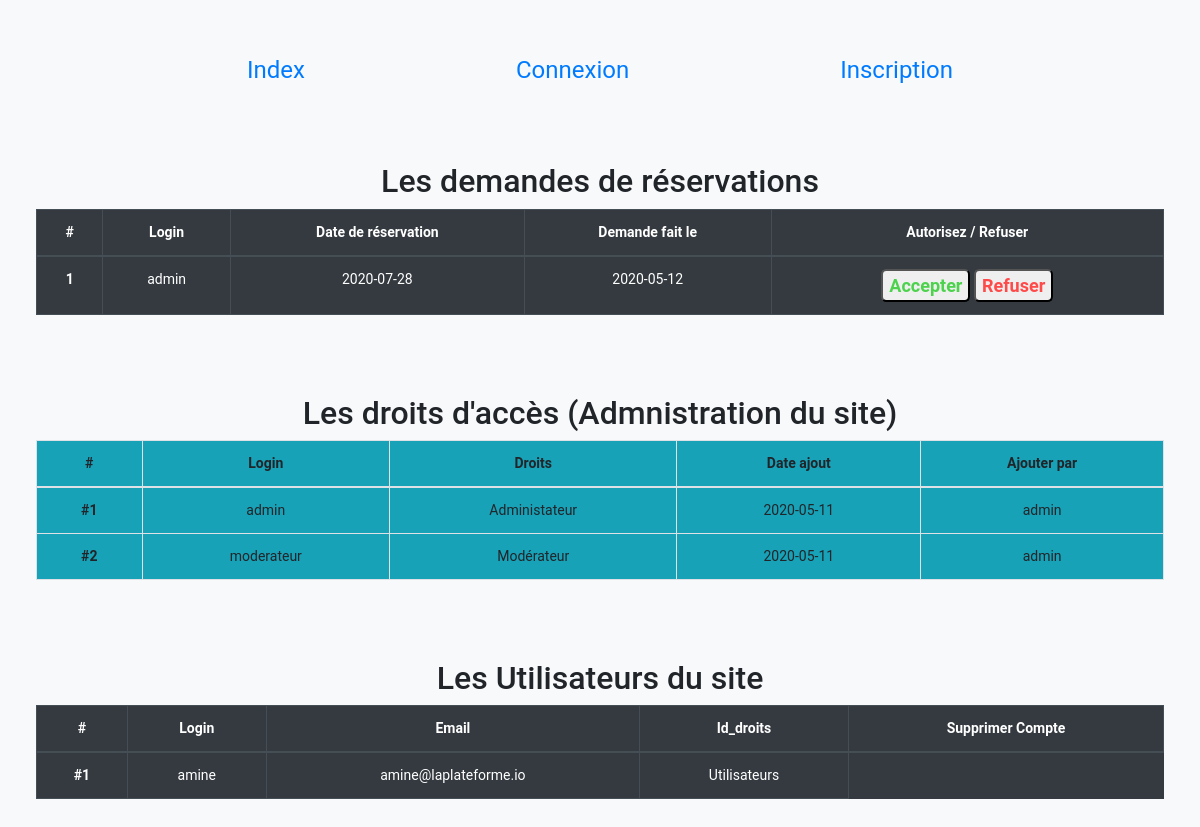
The app's page /admin.php with its own data.
### tables this page shows
CREATE TABLE `demande_autorisation` (
  `id` int(11) NOT NULL,
  `login` varchar(255) NOT NULL,
  `date_reservation` date NOT NULL,
  `date_demande` date NOT NULL
);

CREATE TABLE `users` (
  `id` int(11) NOT NULL,
  `login` varchar(255) NOT NULL,
  `password` varchar(255) NOT NULL,
  `email` varchar(255) NOT NULL,
  `id_droits` int(25) NOT NULL
);

### admin.php (the view, shortened to what this page needs)
<!DOCTYPE html>
<html lang="fr">
<head>
    <link rel="stylesheet" href="https://stackpath.bootstrapcdn.com/bootstrap/4.4.1/css/bootstrap.min.css"
>
    <link rel="stylesheet" href="styles/admin.css">
</head>
<body class="Info link bg-light">
<?php
include("header.php");
include("functions.php");
?>
<br><br><br>
<h2>Les demandes de réservations</h2>
<table class="table table-hover table-bordered table-dark">
<thead>
<tr>
  <th scope="col">#</th>
  <th scope="col">Login</th>
  <th scope="col">Date de réservation</th>
  <th scope="col">Demande fait le</th>
  <th scope="col">Autorisez / Refuser</th>
</tr>
</thead>
<tbody>
<?php
$sql = ('SELECT login,date_reservation,date_demande FROM `demande_autorisation` ORDER BY date_reservation');
$req = $DB -> query($sql);
$i=1;
while($res = $req -> fetch(PDO::FETCH_OBJ)){
    ?>
        <tr><th scope="row"><?php echo $i++ ?></th>
    <?php
    foreach($res as $info){
        ?><td> <?php
        echo $info;
        ?> </td>
        <?php
    }
    ?>
    <td>
        <form method="POST">
            <input type="submit" name="accepter" id="reponseYes" value="Accepter">
            <input type="submit" name="refuser" id="reponseNo" value="Refuser">
        </form>
    </td>
        </tr>
    <?php
}
?>
<table class="table table-hover table-bordered bg-info">
    <br><br><br>
    <h2>Les droits d'accès (Admnistration du site)</h2>
<thead>
<tr>
  <th scope="col">#</th>
  <th scope="col">Login</th>
  <th scope="col">Droits</th>
  <th scope="col">Date ajout</th>
  <th scope="col">Ajouter par</th>
</tr>
</thead>
<tbody>
<?php
$sql = ('SELECT login,droits,date_ajout,ajouter_par FROM `admin`');
$req = $DB -> query($sql);
$i=1;
while($res = $req -> fetch(PDO::FETCH_OBJ)){
    ?>
        <tr><th scope="row">#<?php echo $i++; ?></th>
    <?php
    foreach($res as $info){
        ?><td> <?php
        echo $info;
        ?> </td> <?php
    }
    ?>
        </tr>
    <?php
}
?>
  </tbody>
</table>
<br><br><br>
<h2>Les Utilisateurs du site</h2>
<table class="table table-hover table-bordered table-dark">
<thead>
<tr>
  <th scope="col">#</th>
  <th scope="col">Login</th>
  <th scope="col">Email</th>
  <th scope="col">Id_droits</th>
  <th scope="col">Supprimer Compte</th>
</tr>
</thead>
<tbody>
<?php
$sql = ('SELECT login,email,id_droits FROM `users` WHERE id_droits=1');
$req = $DB -> query($sql);
$i=1;
while($res = $req -> fetch(PDO::FETCH_OBJ)){
    ?>
        <tr><th scope="row">#<?php echo $i++; ?></th>
    <?php
    foreach($res as $info){
        ?><td> <?php
        echo $info;
        ?> </td> <?php
    }
    ?>
        </tr>
    <?php
}
?>
 </tbody>
</table>
</body>
</html>

### styles/admin.css (style rules this page uses)
html { width: 100%; height: 100%; margin:0; padding:0; }
body { padding: 1%; text-align: center; margin:0% 2%; }
#reponseYes { color: rgb(77, 210, 77); font-size: large; border-radius : 0.3em; font-weight: bold; }
#reponseNo { color:rgb(255, 74, 74); font-size: large; border-radius : 0.3em; font-weight: bold; }

### styles/reservation.css (style rules this page uses)
html { width: 100%; height: 100%; margin:0; padding:0; }
@media screen and (min-width : 960px) { body { padding: 1%; text-align: center; margin:0% 2%; } }
body { margin-bottom: 40px; margin-top: 40px; text-align: center; font-size: 14px; font-family: 'Roboto', sans-serif; background:url(http://www.digiphotohub.com/wp-content/uploads/2015/09/bigstock-Abstract-Blurred-Background-Of-92820527.jpg); }

### records on screen
demande_autorisation: info "admin", info "2020-07-28", info "2020-05-12"
users: info "amine", info "amine@laplateforme.io", info "Utilisateurs"

### other values on screen
$info "admin"
$info "Administateur"
$info "2020-05-11"
$info "moderateur"
$info "Modérateur"
